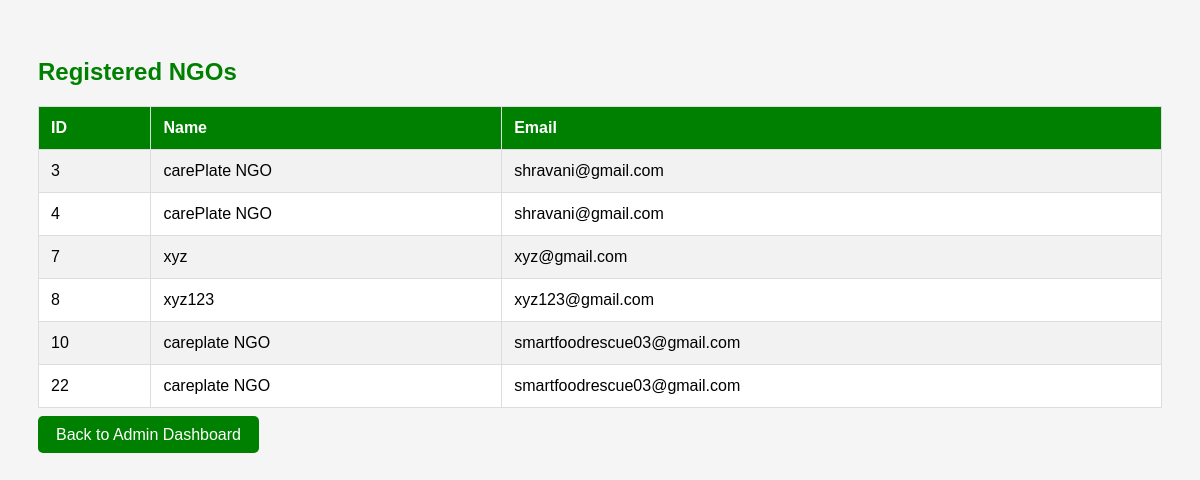
Before: /admin/ngos (signed in) with the older database file.
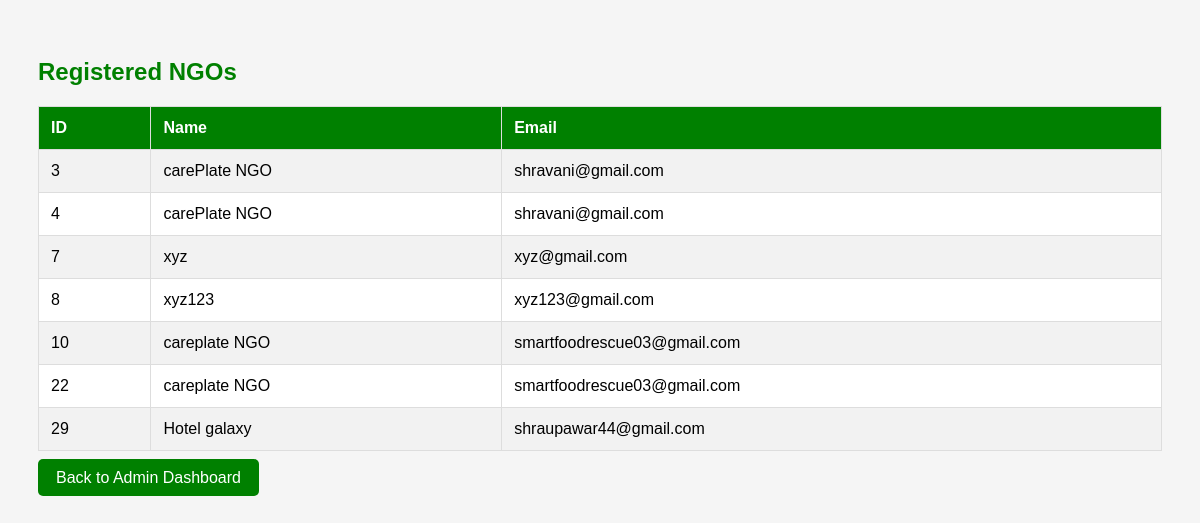
After: the same page with the newer database file.
### tables this page shows
CREATE TABLE users(
    id INTEGER PRIMARY KEY AUTOINCREMENT,
    name TEXT,
    email TEXT,
    password TEXT,
    role TEXT
);

### app.py (the view)
@app.route("/admin/ngos")
def admin_ngos():
    if (
        "user" not in session
        or session.get("role") != "Admin"
    ):
        return redirect("/login")
    conn = get_db()
    cur = conn.cursor()
    cur.execute("""
        SELECT id, name, email
        FROM users
        WHERE role='NGO'
    """)
    ngos = cur.fetchall()
    conn.close()
    return render_template(
        "ngos.html",
        ngos=ngos
    )

### app.py (called while the page is built)
def get_db():
    conn = sqlite3.connect(
        "food_rescue.db",
        timeout=10
    )
    conn.row_factory = sqlite3.Row
    return conn

### templates/ngos.html (shortened to what this page needs)
<!DOCTYPE html>
<html>
<head>
</head>
<body>
<h2>Registered NGOs</h2>
<table>
<tr>
    <th>ID</th>
    <th>Name</th>
    <th>Email</th>
</tr>
{% for ngo in ngos %}
<tr>
    <td>{{ ngo[0] }}</td>
    <td>{{ ngo[1] }}</td>
    <td>{{ ngo[2] }}</td>
</tr>
{% endfor %}
</table>
<br>
<a href="/admin">Back to Admin Dashboard</a>
</body>
</html>

Changed rows visible on the page:
added users: id "29", name "Hotel galaxy", email "shraupawar44@gmail.com"
